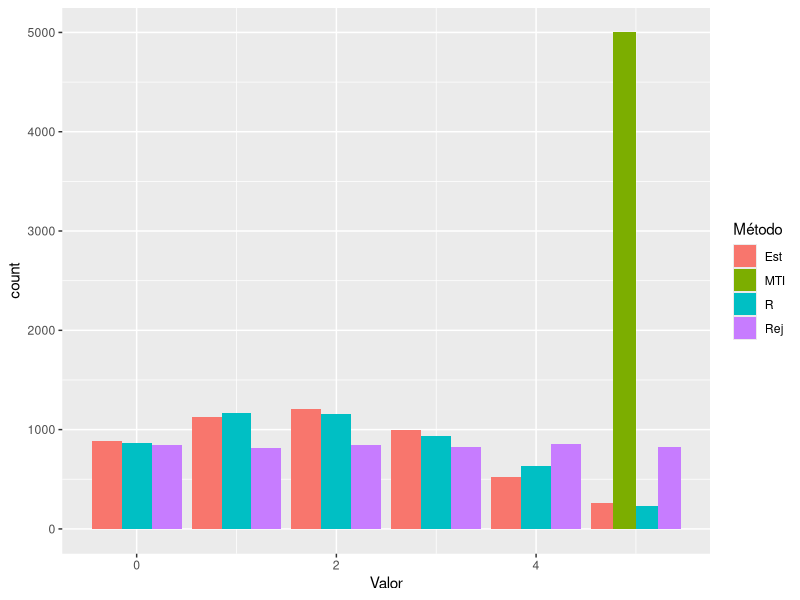

Write the R code that produced this figure.
## ---- chunk 1
library(rmutil)
library(ggplot2)
library(dplyr)
## ---- chunk 2
dbetabin <- function(x, m, a, b) {
  if(!(x %in% 0:m)) return(0)
  return(choose(m, x) * beta(x+a, m-x+b) / beta(a, b))
}

rbetabin_est <- function(n, m, a, b) {
  beta_vec <- rbeta(n, shape1 = a, shape2 = b)
  result <- sapply(beta_vec, function(p) {
    rbinom(1, m, p)
  })
  
  return(result)
}

rbetabin_mti <- function(n, m, a, b) {
  unif_vec <- runif(n)
  
  result <- integer(n)
  
  for(i in seq_along(unif_vec)) {
    p <- 0
    
    for(x in 0:m) {
      p <- p + dbetabin(x, m, a, b)
      if(unif_vec[i] <= p) result[i] <- x
    }
  }
  
  return(result)
}

rbetabin_rej <- function(n, m, a, b) {
  result <- integer(n)
  
  C <- max(sapply(0:m, dbetabin, m = m, a = a, b = b)) # usando a densidade unif discreta como g
  
  divisor <- C /(m + 1)
  
  # não precisamos simular 
  
  for(i in seq_along(result)) {
    u <- runif(1)
    y <- sample(0:m, 1)
    while(u > dbetabin(y, m, a, b)/divisor) y <- sample(0:m, 1)
    result[i] <- y
  }
  
  return(result)
}
## ---- chunk 3

n <- 5000
m <- 5
a <- 2
b <- 3

DADOS <-
  rbind(
    data.frame(
      Método = 'Est',
      Valor = rbetabin_est(n, m, a, b)
    ),
    data.frame(
      Método = 'MTI',
      Valor = rbetabin_mti(n, m, a, b)
    ),
    data.frame(
      Método = 'Rej',
      Valor = rbetabin_rej(n, m, a, b)
    ),
    data.frame(
      Método = 'R',
      Valor = rbetabinom(n, size = m, m = a/(a+b), s = a+b)
    )
  )


ggplot(DADOS, aes(x = Valor, fill = Método)) +
  geom_bar(position = 'dodge')
